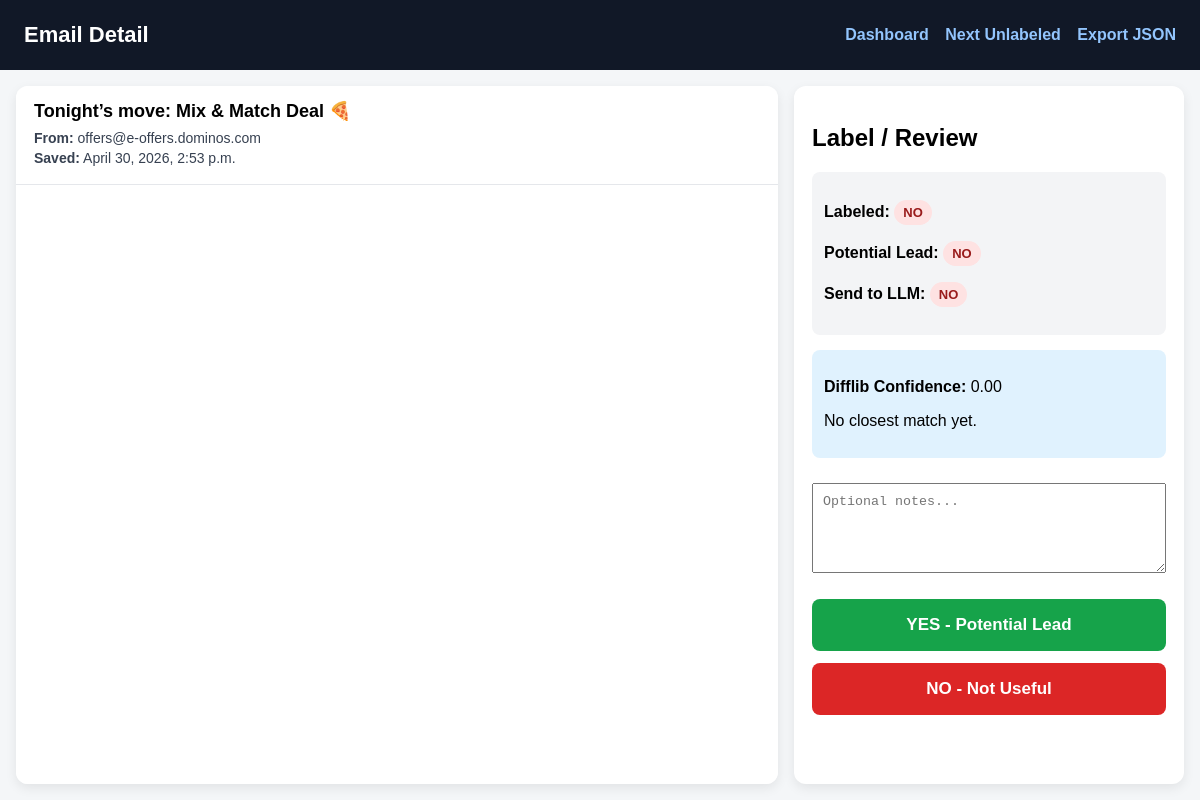
Page /email-detail/2/ on the committed database.
### deals/models.py (models this page shows, shortened)
class Deal(models.Model):
    raw_email_json = models.JSONField(blank=True, null=True)
    custom_identifier = models.CharField(max_length=255, blank=True)
    important_notes = models.TextField(blank=True)
    email_id = models.CharField(
        max_length=255,
        blank=True,
        unique=True,
        null=True
    )
    zip_allowed = models.BooleanField(default=False)
    math_checked = models.BooleanField(default=False)
    math_qualifies = models.BooleanField(default=False)
    math_reason = models.TextField(blank=True)
    gmail_received_at = models.DateTimeField(null=True, blank=True)
    llm_checked = models.BooleanField(default=False)
    llm_is_valid_lead = models.BooleanField(default=False)
    llm_reason = models.TextField(blank=True)
    llm_missing_fields = models.JSONField(blank=True, null=True)
    sender = models.EmailField(blank=True)
    subject = models.CharField(max_length=255, blank=True)
    body = models.TextField(blank=True)
    html_body = models.TextField(blank=True)
    address = models.CharField(max_length=255, blank=True)
    zip_code = models.CharField(max_length=20, blank=True)
    price = models.IntegerField(null=True, blank=True)
    beds = models.FloatField(null=True, blank=True)
    baths = models.FloatField(null=True, blank=True)
    sqft = models.IntegerField(null=True, blank=True)
    year_built = models.IntegerField(null=True, blank=True)
    arv = models.IntegerField(null=True, blank=True)
    rehab_cost = models.IntegerField(null=True, blank=True)
    rent = models.IntegerField(null=True, blank=True)
    mao = models.IntegerField(null=True, blank=True)
    flip_profit = models.IntegerField(null=True, blank=True)
    brrrr_cash_left = models.IntegerField(null=True, blank=True)
    qualifies = models.BooleanField(default=False)
    recommendation = models.TextField(blank=True)
    created_at = models.DateTimeField(auto_now_add=True)
    is_labeled = models.BooleanField(default=False)
    is_potential_lead = models.BooleanField(default=False)
    send_to_llm = models.BooleanField(default=False)
    difflib_score = models.FloatField(null=True, blank=True)
    matched_example_subject = models.CharField(max_length=255, blank=True)
    matched_example_body = models.TextField(blank=True)
    label_notes = models.TextField(blank=True)

### deals/views.py (the view)
# urls.py: path("email-detail/<int:deal_id>/", views.email_detail, name="email_detail"),
def email_detail(request, deal_id):
    deal = get_object_or_404(Deal, id=deal_id)
    return render(request, "deals/email_detail.html", {
        "deal": deal
    })

### deals/templates/deals/email_detail.html (shortened to what this page needs)
<!DOCTYPE html>
<html>
<head>
</head>
<body>
<div class="topbar">
    <h1>Email Detail</h1>
    <div>
        <a href="/">Dashboard</a>
        <a href="/label-emails/">Next Unlabeled</a>
        <a href="/export-labeled-emails/">Export JSON</a>
    </div>
</div>
<div class="page">
    <div class="email-panel">
        <div class="email-header">
            <h2>{{ deal.subject }}</h2>
            <p><b>From:</b> {{ deal.sender }}</p>
            <p><b>Saved:</b> {{ deal.created_at }}</p>
        </div>
        <iframe
            class="email-frame"
            src="{% url 'email_preview' deal.id %}"
            sandbox="allow-same-origin allow-popups allow-popups-to-escape-sandbox">
        </iframe>
    </div>
    <div class="label-panel">
        <h2>Label / Review</h2>
        <div class="status-box">
            <p>
                <b>Labeled:</b>
                {% if deal.is_labeled %}
                    <span class="badge green">YES</span>
                {% else %}
                    <span class="badge red">NO</span>
                {% endif %}
            </p>
            <p>
                <b>Potential Lead:</b>
                {% if deal.is_potential_lead %}
                    <span class="badge green">YES</span>
                {% else %}
                    <span class="badge red">NO</span>
                {% endif %}
            </p>
            <p>
                <b>Send to LLM:</b>
                {% if deal.send_to_llm %}
                    <span class="badge blue">YES</span>
                {% else %}
                    <span class="badge red">NO</span>
                {% endif %}
            </p>
        </div>
        <div class="confidence">
            <p><b>Difflib Confidence:</b> {{ deal.difflib_score|default:0|floatformat:2 }}</p>
            {% if deal.matched_example_subject %}
                <p><b>Closest Match:</b> {{ deal.matched_example_subject }}</p>
            {% else %}
                <p>No closest match yet.</p>
            {% endif %}
        </div>
        <form method="POST" action="{% url 'save_email_label_from_detail' deal.id %}">
            <textarea name="label_notes" placeholder="Optional notes...">{{ deal.label_notes }}</textarea>
            <button class="yes" type="submit" name="label" value="yes">
                YES - Potential Lead
            </button>
            <button class="no" type="submit" name="label" value="no">
                NO - Not Useful
            </button>
        </form>
    </div>
</div>
</body>
</html>

### deals/templates/deals/email_detail.html (style rules this page uses)
* { box-sizing: border-box; }
body { font-family: Arial, sans-serif; background: #f4f6f8; margin: 0; padding: 0; overflow: hidden; }
.topbar { height: 70px; background: #111827; color: white; padding: 14px 24px; display: flex; justify-content: space-between; align-items: center; }
.topbar h1 { font-size: 22px; margin: 0; }
.topbar a { color: #93c5fd; margin-left: 12px; text-decoration: none; font-weight: bold; }
.page { height: calc(100vh - 70px); display: grid; grid-template-columns: minmax(0, 1fr) 390px; gap: 16px; padding: 16px; }
.email-panel, .label-panel { background: white; border-radius: 12px; overflow: hidden; box-shadow: 0 4px 12px rgba(0,0,0,0.08); }
.email-header { padding: 14px 18px; border-bottom: 1px solid #e5e7eb; background: #ffffff; }
.email-header h2 { margin: 0 0 8px; font-size: 18px; }
.email-header p { margin: 4px 0; font-size: 14px; color: #374151; }
.email-frame { width: 100%; height: calc(100vh - 185px); border: none; background: white; }
.label-panel { padding: 18px; overflow-y: auto; }
.status-box { background: #f3f4f6; padding: 12px; border-radius: 8px; margin-bottom: 15px; }
.confidence { background: #e0f2fe; padding: 12px; border-radius: 8px; margin-bottom: 15px; }
textarea { width: 100%; height: 90px; padding: 10px; margin: 10px 0; resize: vertical; }
button { width: 100%; padding: 16px; margin-top: 12px; border: none; border-radius: 8px; font-size: 17px; font-weight: bold; cursor: pointer; }
.yes { background: #16a34a; color: white; }
.no { background: #dc2626; color: white; }
.badge { display: inline-block; padding: 5px 9px; border-radius: 999px; font-size: 13px; font-weight: bold; }
.red { background: #fee2e2; color: #991b1b; }

### rows in the picture
Deal: subject "Tonight’s move: Mix & Match Deal 🍕", sender "offers@e-offers.dominos.com", created_at "April 30, 2026, 2:53 p.m.", difflib_score "0.00"
